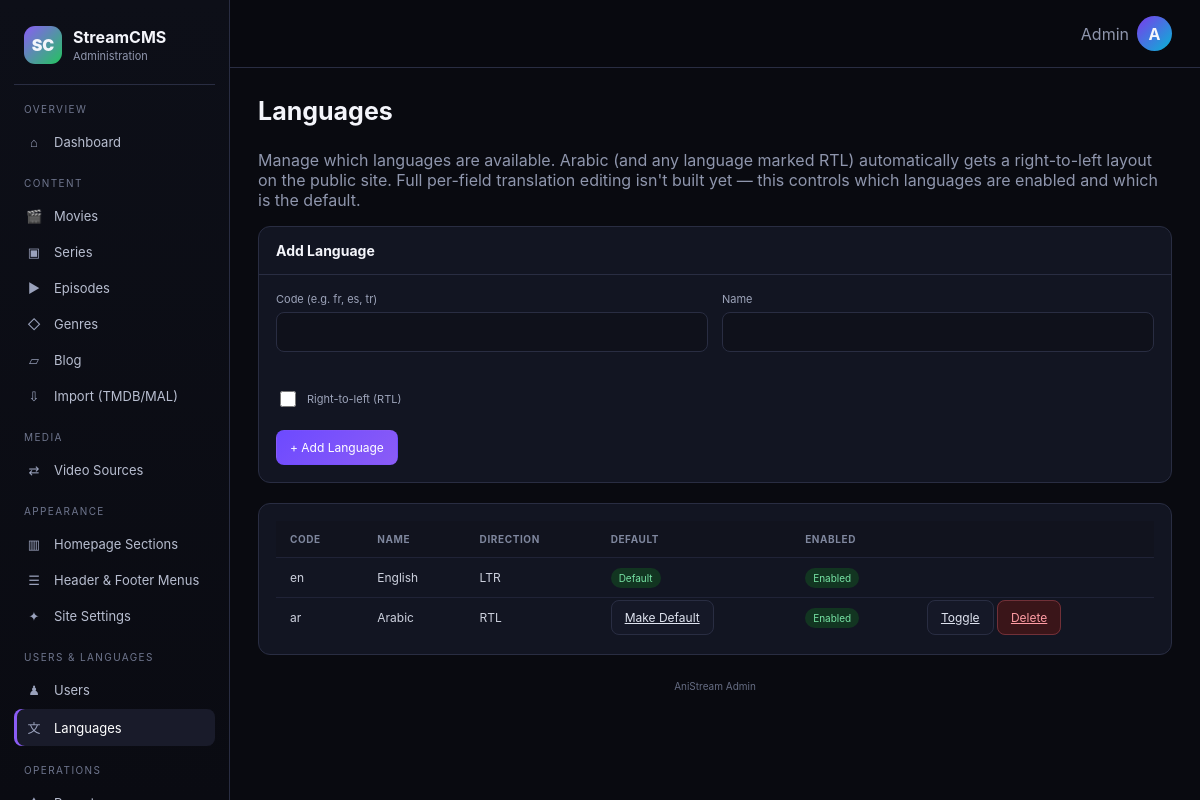
The page /admin/languages.php (signed in) on the database its author committed.
### tables this page shows
CREATE TABLE IF NOT EXISTS languages (
    id INT AUTO_INCREMENT PRIMARY KEY,
    code VARCHAR(10) NOT NULL UNIQUE,
    name VARCHAR(100) NOT NULL,
    is_default TINYINT(1) DEFAULT 0,
    rtl TINYINT(1) DEFAULT 0,
    enabled TINYINT(1) DEFAULT 1
);

### includes/functions.php (called while the page is built, shortened)
<?php
function h($value) {
    return htmlspecialchars($value ?? '', ENT_QUOTES, 'UTF-8');
}
    ?>

### admin/languages.php (the view, shortened to what this page needs)
<?php
require_once __DIR__ . '/includes/auth.php';
$languages = $pdo->query("SELECT * FROM languages ORDER BY is_default DESC, name")->fetchAll();
include __DIR__ . '/includes/layout_top.php';
?>
  <p class="muted" style="margin-bottom:16px;">
    Manage which languages are available. Arabic (and any language marked RTL) automatically
    gets a right-to-left layout on the public site. Full per-field translation editing isn't
    built yet — this controls which languages are enabled and which is the default.
  </p>
  <div class="panel" style="margin-bottom:20px;">
    <div class="panel-head"><h2>Add Language</h2></div>
    <div class="panel-body">
      <form method="post" class="form-grid">
        <div class="field"><label>Code (e.g. fr, es, tr)</label><input type="text" name="code" maxlength="10" required></div>
        <div class="field"><label>Name</label><input type="text" name="name" required></div>
        <div class="field">
          <label style="display:flex;align-items:center;gap:8px;margin-top:22px;">
            <input type="checkbox" name="rtl" style="width:16px;height:16px;"> Right-to-left (RTL)
          </label>
        </div>
        <div class="field full"><button type="submit" class="btn primary">+ Add Language</button></div>
      </form>
    </div>
  </div>
  <div class="panel">
    <div class="panel-body table-wrap">
      <table class="table">
        <thead><tr><th>Code</th><th>Name</th><th>Direction</th><th>Default</th><th>Enabled</th><th></th></tr></thead>
        <tbody>
          <?php foreach ($languages as $l): ?>
            <tr>
              <td><?= h($l['code']) ?></td>
              <td><?= h($l['name']) ?></td>
              <td class="muted"><?= $l['rtl'] ? 'RTL' : 'LTR' ?></td>
              <td><?= $l['is_default'] ? '<span class="status published">Default</span>' : '<a href="languages.php?default=' . (int)$l['id'] . '" class="btn">Make Default</a>' ?></td>
              <td><span class="status <?= $l['enabled'] ? 'published' : 'archived' ?>"><?= $l['enabled'] ? 'Enabled' : 'Disabled' ?></span></td>
              <td>
                <?php if (!$l['is_default']): ?>
                  <a href="languages.php?toggle=<?= (int)$l['id'] ?>" class="btn">Toggle</a>
                  <a href="languages.php?delete=<?= (int)$l['id'] ?>" class="btn danger" onclick="return confirm('Delete this language?')">Delete</a>
                <?php endif; ?>
              </td>
            </tr>
          <?php endforeach; ?>
        </tbody>
      </table>
    </div>
  </div>
<?php include __DIR__ . '/includes/layout_bottom.php'; ?>

### admin/admin.css (style rules this page uses)
:root { --bg:#090a10; --sidebar:#0d0f18; --surface:#121522; --surface2:#171a29; --surface3:#1d2132; --border:#292d42; --text:#f4f5fb; --muted:#8f96ad; --primary:#8b5cf6; --primary2:#6d4aff; --cyan:#22d3ee; --green:#22c55e; --yellow:#f59e0b; --red:#ef4444; --blue:#3b82f6; --shadow:0 18px 45px rgba(0,0,0,.25); }
* { box-sizing:border-box }
html,body { margin:0;min-height:100%;font-family:Inter,ui-sans-serif,system-ui,-apple-system,BlinkMacSystemFont,"Segoe UI",sans-serif;background:var(--bg);color:var(--text) }
button,input,select,textarea { font:inherit }
button { cursor:pointer }
.btn { border:1px solid var(--border);background:#151827;color:#dfe3ef;border-radius:8px;padding:9px 13px;font-size:12px }
.btn.primary { background:linear-gradient(135deg,var(--primary2),var(--primary));border-color:transparent;color:white }
.btn.danger { background:#3a1519;border-color:#713038;color:#ff9ca4 }
.panel { background:var(--surface);border:1px solid var(--border);border-radius:12px;overflow:hidden }
.panel-head { padding:15px 17px;border-bottom:1px solid var(--border);display:flex;justify-content:space-between;align-items:center }
.panel-head h2 { font-size:14px;margin:0 }
.panel-body { padding:17px }
.table-wrap { overflow:auto }
.table { width:100%;border-collapse:collapse;font-size:12px }
.table th,.table td { text-align:left;padding:12px 14px;border-bottom:1px solid #202337;white-space:nowrap }
.table th { font-size:10px;color:#7f879e;text-transform:uppercase;letter-spacing:.6px;background:#11131e }
.table td { color:#cdd1de }
.table tr:last-child td { border-bottom:0 }
.status { padding:4px 8px;border-radius:20px;font-size:10px }
.published { background:#123521;color:#77e3a4 }
.muted { color:var(--muted) }
.form-grid { display:grid;grid-template-columns:repeat(2,minmax(0,1fr));gap:14px }
.field label { display:block;color:#9da4ba;font-size:11px;margin-bottom:6px }
.field input,.field select,.field textarea { width:100%;background:#0f111b;border:1px solid var(--border);color:#e9ebf4;border-radius:8px;padding:9px 10px;outline:none }
.field.full { grid-column:1/-1 }

### rows shown on the page
languages: code "en", name "English", rtl "LTR", is_default "Default", enabled "Enabled"
languages: code "ar", name "Arabic", rtl "RTL", enabled "Enabled"

### other values the page prints
$_SESSION['admin_name'] "Admin"
$admin_page_title "Languages"
